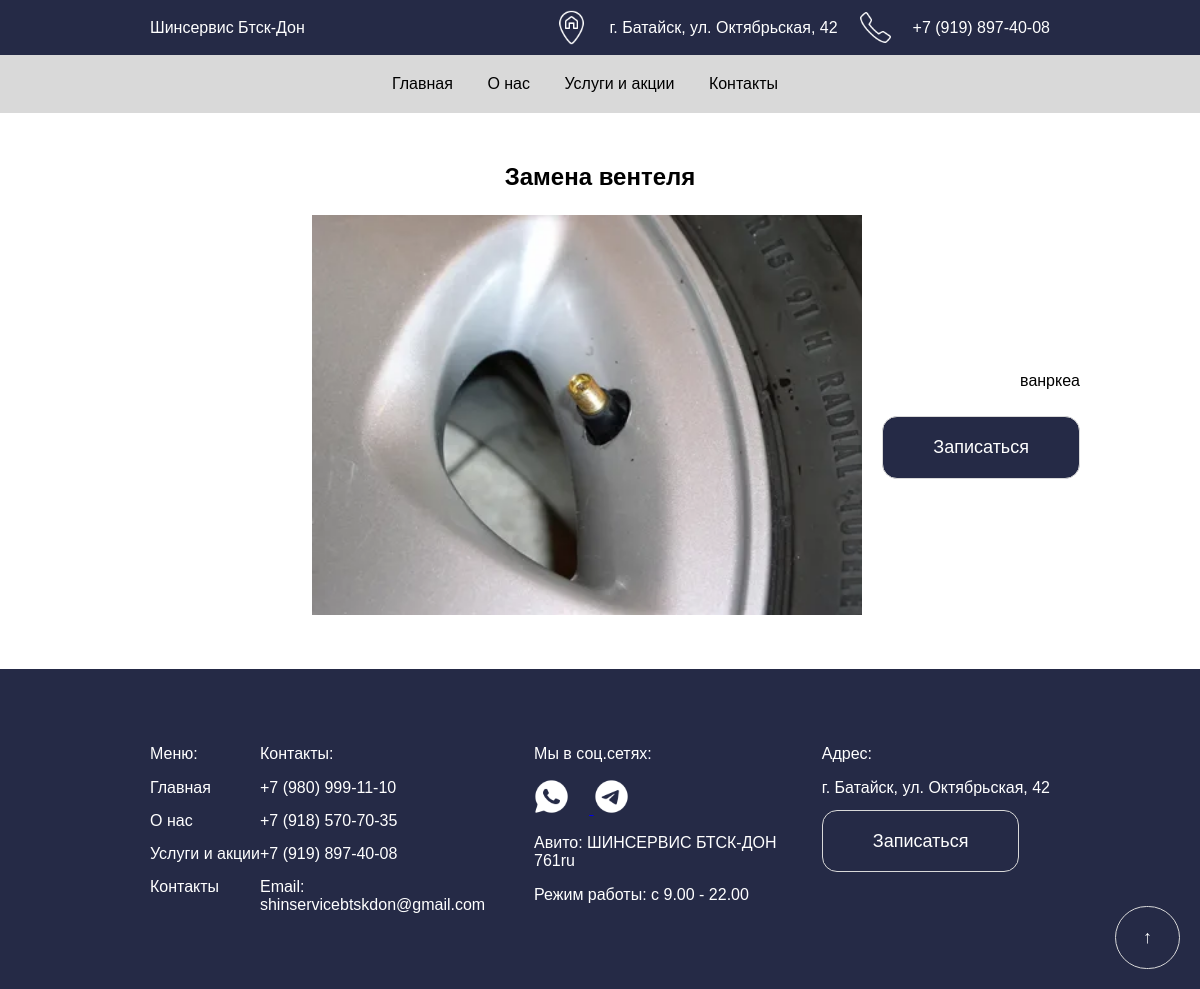
/service/6/, run on an earlier commit of the app's database.
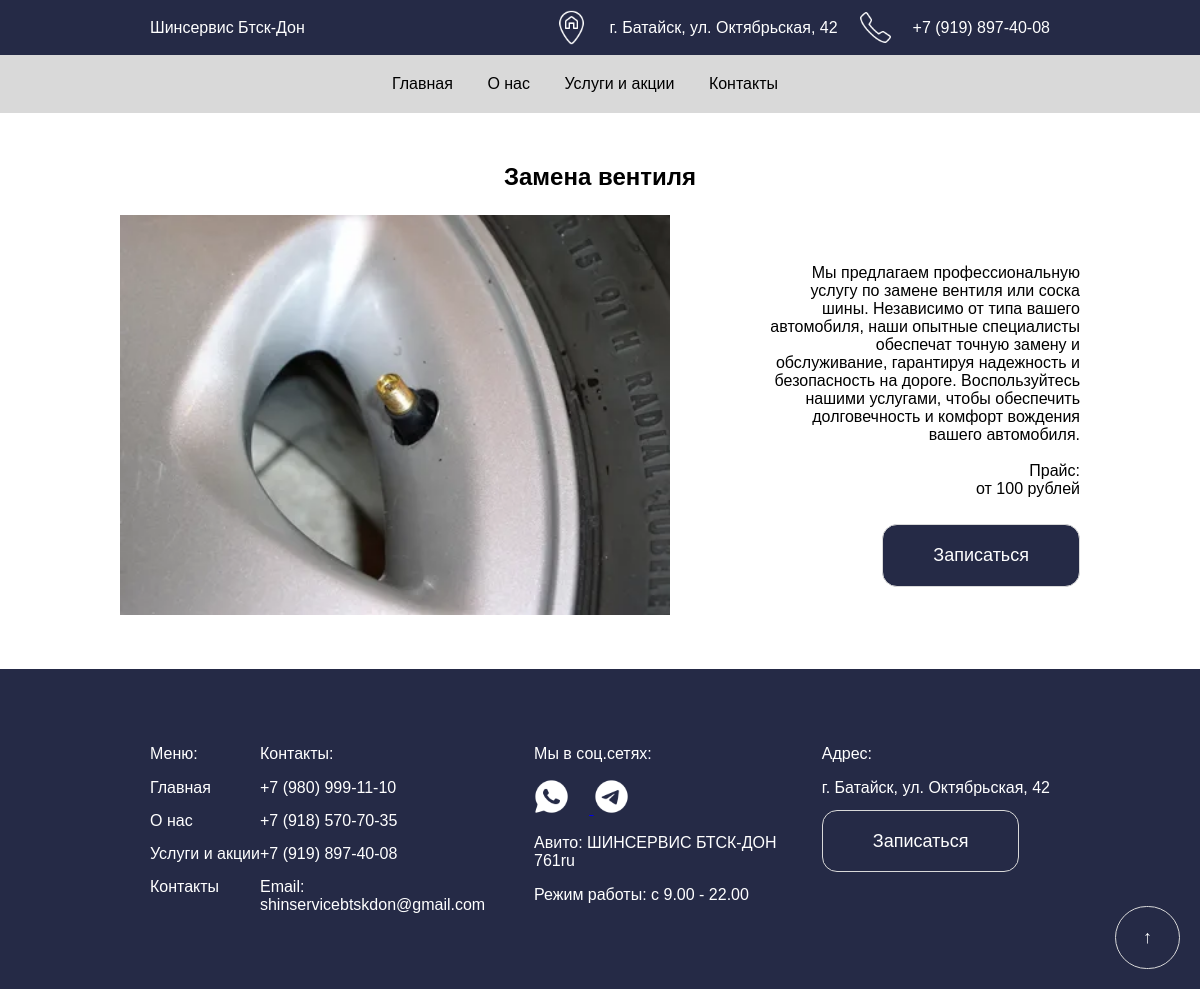
And on a later commit of the database.
### main/models.py (models this page shows, shortened)
class Service(models.Model):
    name = models.TextField()
    photo = models.ImageField(upload_to='services_photos/')
    full_description = models.TextField()

### main/views.py (the view)
# urls.py: path('service/<int:id>/', views.service_detail_view, name='service_detail'),
def service_detail_view(request, id):
    service = Service.objects.get(pk=id)
    return render(request, 'main/service_detail.html', {'service': service})

### main/templates/main/service_detail.html (shortened to what this page needs)
{% extends 'main/layout.html' %}
{% load static %}
{% block content %}
<section class="top">
<h1 class="name_uslug">{{ service.name }}</h1>
<div class="service-detail-container">
    <div>
        <img class="photo_uslug2" src="{{ service.photo.url }}" alt="{{ service.name }}">
    </div>
    <div class="right_usluga">
    <div class="full_description2">
        <p>{{ service.full_description|linebreaksbr }}</p>
    </div>
    <a href="{% url 'uslugi' %}#booking_form" class="button">Записаться</a>
    </div>
</div>
</section>
{% endblock %}

What changed in the data, as far as the page shows it:
changed Service: name "Замена вентеля" → "Замена вентиля"; full_description "ванркеа" → "Мы предлагаем профессиональную услугу по замене вентиля или соска шины. Независимо от типа вашего автомобиля, наши опытные специалисты обеспечат точную замену и обслуживание, гарантируя надежность и безопасность на дороге. Воспользуйтесь нашими услугами, чтобы обеспечить долговечность и комфорт вождения вашего автомобиля. Прайс: от 100 рублей"
